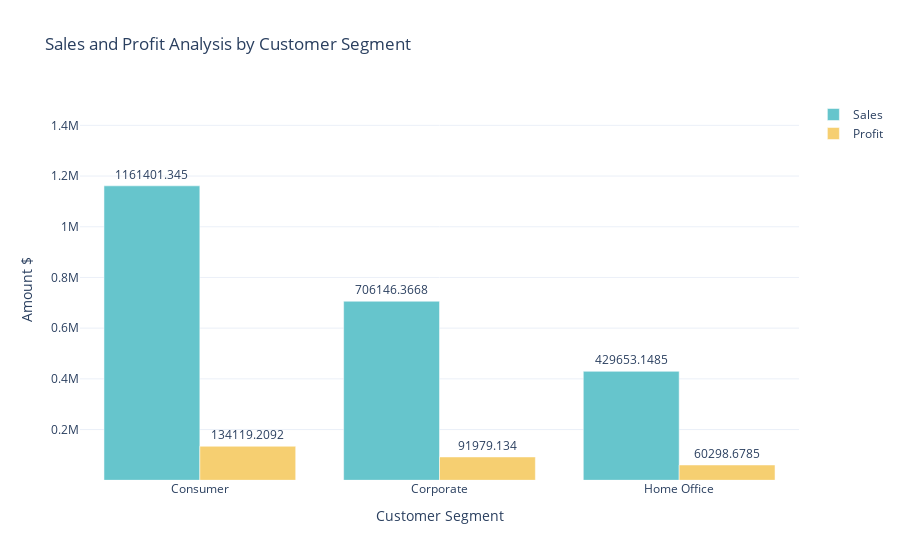

The notebook cell this image was saved under:
### Code cell
color_palette = colors.qualitative.Pastel

fig7 = go.Figure()
fig7.add_trace(go.Bar(x=sales_profit_by_segment['Segment'],
                      y=sales_profit_by_segment['Sales'], 
                      name='Sales',
                      marker_color= color_palette[0],
                     text = sales_profit_by_segment['Sales'],
                     textposition = 'outside'))

fig7.add_trace(go.Bar(x=sales_profit_by_segment['Segment'],
                      y=sales_profit_by_segment['Profit'],
                      name='Profit',
                      marker_color= color_palette[1],
                     text = sales_profit_by_segment['Profit'],
                     textposition = 'outside'))
    
fig7.update_layout(title='Sales and Profit Analysis by Customer Segment',
                   xaxis_title='Customer Segment', yaxis_title='Amount $')
fig7.update_yaxes(range = [1000,1500000])

fig7.show()

### Figure 1 — Plotly figure (JSON) as saved in the notebook; plotly's stock layout.template omitted (floating-point values rounded to 4 significant figures)
{"data": [{"marker": {"color": "rgb(102, 197, 204)"}, "name": "Sales", "text": [1161000.0, 706100.0, 429700.0], "textposition": "outside", "type": "bar", "x": ["Consumer", "Corporate", "Home Office"], "y": [1161000.0, 706100.0, 429700.0]}, {"marker": {"color": "rgb(246, 207, 113)"}, "name": "Profit", "text": [134100.0, 91980.0, 60300.0], "textposition": "outside", "type": "bar", "x": ["Consumer", "Corporate", "Home Office"], "y": [134100.0, 91980.0, 60300.0]}], "layout": {"autosize": true, "title": {"text": "Sales and Profit Analysis by Customer Segment"}, "xaxis": {"autorange": true, "range": [-0.5, 2.5], "title": {"text": "Customer Segment"}, "type": "category"}, "yaxis": {"range": [1000, 1500000], "title": {"text": "Amount $"}, "type": "linear"}}}
